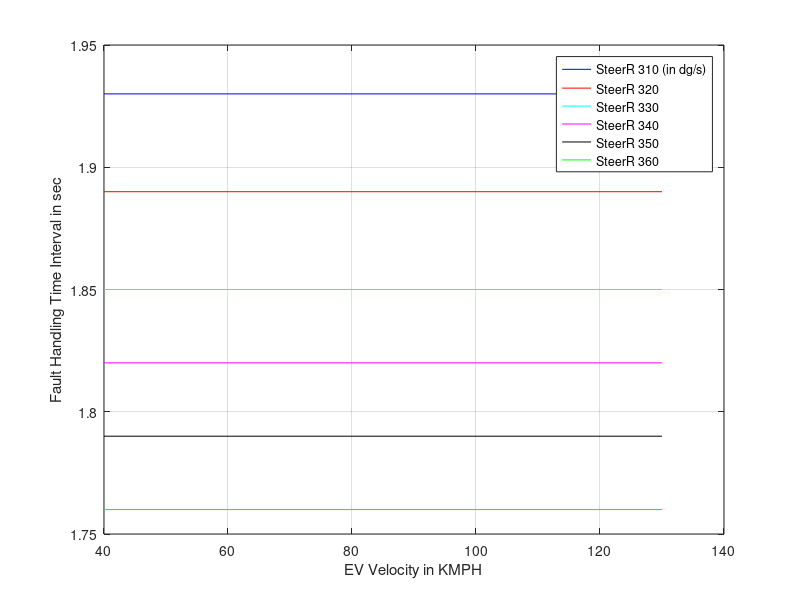
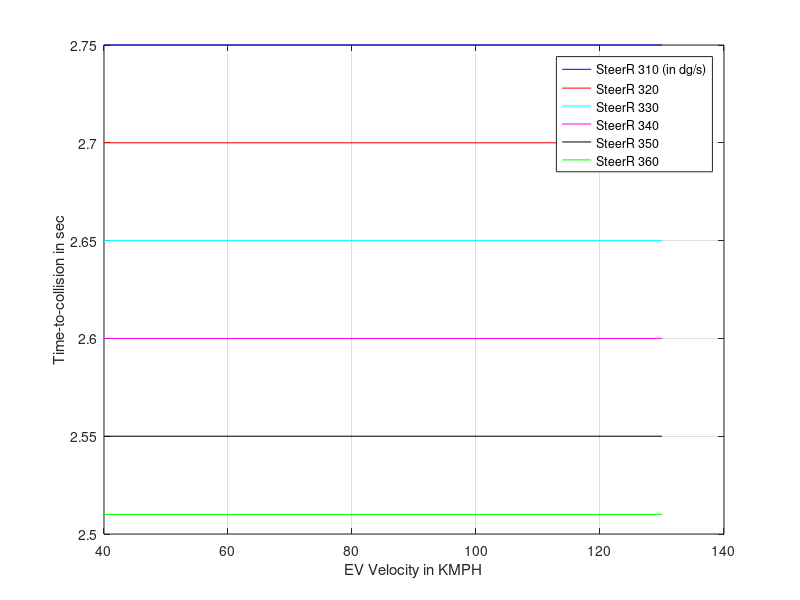

Here is the MATLAB script that generated these plots, in order: (Note: this script raises an error after producing the figures.)
%% Clean workspace and close all
clear all
close all
clc
%% Constraint for parameter

KK = 0;
c=200;
deg_to_rad=pi/180;
LaneWidth = 3.66;
TruckWidth = 3.05;
WheelBase = 5.79;
SRR = 18;
s=(LaneWidth-TruckWidth)/2;
b=c+s+LaneWidth;
AAA=[];
Str_Ang_Rate=[];
x_speed=[];
y_TTC=[];
z_FHTI=[];
for SteerAngRate_EV_Comp = 310 : 10 : 360
    Speed = [];
    TimeDur = [];
    DataTTC = [];
    AAy=[];
    
    for EgoVehicleSpeed = 40 : 5 : 130
        
Vx_EV = EgoVehicleSpeed/3.6;
wheel_angle=SteerAngRate_EV_Comp/SRR;
wheel_ang_rad=0.0174533*wheel_angle;
deg_to_rad=pi/180;
ang_C_deg=90-wheel_angle;
ang_B_deg=180-(asind(b*sind(ang_C_deg)/c));
ang_A_deg=180-ang_C_deg-ang_B_deg;
ang_B_rad=ang_B_deg*deg_to_rad;
ang_A_rad=ang_A_deg*deg_to_rad;
ang_C_rad=ang_C_deg*deg_to_rad;

a=(c*sin(ang_A_rad))/sin(ang_C_rad);
        Ay = -4;
        AyComp = -Ay;
        if abs(AyComp) > 9.81
            AyComp = sign(AyComp)*9.81;
        else
            AyComp = AyComp;
        end
       
        dT = 0.01;                                      % Sample time
        VelY = 0;
        DistCovered = 0;
        K = 0;
 %% TTC computation
        Flag = false;
        while(Flag == false)
            VelY = VelY + dT * Ay;
            DistCovered = DistCovered + dT*VelY;
            K = K + 1;
            if (abs(DistCovered) >= a)
                Flag = true;
            end
        end
        TTC = K * dT;
        %% Dist covered during response time
        for ijk = TTC : -dT : 0.001
            
        IC = 0;
        VelY = 0;
        DistCovered = 0;
        Flag = false;
        C = 0;
        %% FHTI calculation
        for i = 0 : dT : ijk
            VelY = VelY + dT * Ay;
            DistCovered = DistCovered + dT*VelY;
        end
        DistCovered1 = abs(DistCovered);
 %% 
        Flag = false;
        N = 0;
        Pev_VelY = VelY;
        DistCovered = 0;
        while(Flag == false)
            
            VelY = VelY + dT * AyComp;
            DistCovered = DistCovered + dT*VelY;
            if sign(VelY) ~= sign(Pev_VelY)
                Flag = true;
            end
            N = N + 1;
        end
        
        DistCovered2 = abs(DistCovered);
        TotalDist = DistCovered1 + DistCovered2;
        if abs(TotalDist) < (a-0.05)
            break;
        end
        end
        Speed = [Speed EgoVehicleSpeed];
        TimeDur = [TimeDur ijk];
        DataTTC = [DataTTC TTC];
        AAy=[AAy Ay];
        Str_Ang_Rate=[Str_Ang_Rate SteerAngRate_EV_Comp];
    end
    
    x_speed=[x_speed Speed]; 
    y_TTC=[y_TTC DataTTC];
    z_FHTI=[z_FHTI TimeDur]; 
    KK = KK + 1; 
    SSSS(KK,:) = Speed;
    TTTT(KK,:) = TimeDur;
    TTCC(KK,:) = DataTTC;
    AAAY(KK,:) = AAy;
    
end
%% Plots
figure(1)
plot(SSSS(1,:),TTTT(1,:),'b');
hold on;
grid on;
plot(SSSS(2,:),TTTT(2,:),'r');
plot(SSSS(3,:),TTTT(3,:),'c');
plot(SSSS(4,:),TTTT(4,:),'m');
plot(SSSS(5,:),TTTT(5,:),'k');
plot(SSSS(6,:),TTTT(6,:),'g');

legend('SteerR 310 (in dg/s)','SteerR 320','SteerR 330','SteerR 340','SteerR 350','SteerR 360','Location','Best');
xlabel('EV Velocity in KMPH');
ylabel('Fault Handling Time Interval in sec');

f=gcf;
saveas(f,'Redvehstability_w_rollover_24_2_FHTI.jpg');

figure(2)
plot(SSSS(1,:),TTCC(1,:),'b');
hold on;
grid on;
plot(SSSS(2,:),TTCC(2,:),'r');
plot(SSSS(3,:),TTCC(3,:),'c');
plot(SSSS(4,:),TTCC(4,:),'m');
plot(SSSS(5,:),TTCC(5,:),'k');
plot(SSSS(6,:),TTCC(6,:),'g');

legend('SteerR 310 (in dg/s)','SteerR 320','SteerR 330','SteerR 340','SteerR 350','SteerR 360','Location','Best');
xlabel('EV Velocity in KMPH');
ylabel('Time-to-collision in sec');

f=gcf;
saveas(f,'Redvehstability_w_rollover_24_2_TTC.jpg');

%% excel write
Str_Ang_Rate=Str_Ang_Rate';
x_speed=x_speed';
y_TTC=y_TTC';
z_FHTI=z_FHTI';
data={'Str_ang_rate','Vehicle_Speed','TTC','FHTI'};
xlswrite('Functional_Safety_Scenarios',data,'Redvehstability_w_rollover_24_2','A1');
xlswrite('Functional_Safety_Scenarios',Str_Ang_Rate,'Redvehstability_w_rollover_24_2','A2');
xlswrite('Functional_Safety_Scenarios',x_speed,'Redvehstability_w_rollover_24_2','B2');
xlswrite('Functional_Safety_Scenarios',y_TTC,'Redvehstability_w_rollover_24_2','C2');
xlswrite('Functional_Safety_Scenarios',z_FHTI,'Redvehstability_w_rollover_24_2','D2');


folder = pwd;
excelFileName = 'Functional_Safety_Scenarios.xls';
fullFileName = fullfile(folder, excelFileName);
objExcel = actxserver('Excel.Application');
objExcel.Visible = true;
ExcelWorkbook = objExcel.Workbooks.Open(fullFileName);
oSheet = objExcel.ActiveSheet;
imageFolder = fileparts(which('Redvehstability_w_rollover_24_2_TTC.jpg'));
imageFullFileName = fullfile(imageFolder, 'Redvehstability_w_rollover_24_2_TTC.jpg');
Shapes = oSheet.Shapes;
Shapes.AddPicture(imageFullFileName, 0, 1, 400, 20, 400, 300);

imageFolder1 = fileparts(which('Redvehstability_w_rollover_24_2_FHTI.jpg'));
imageFullFileName1 = fullfile(imageFolder, 'Redvehstability_w_rollover_24_2_FHTI.jpg');
Shapes.AddPicture(imageFullFileName1, 0, 1, 850, 20, 400, 300);

objExcel.DisplayAlerts = false;
ExcelWorkbook.SaveAs(fullFileName);
ExcelWorkbook.Close(false);
objExcel.Quit; 
